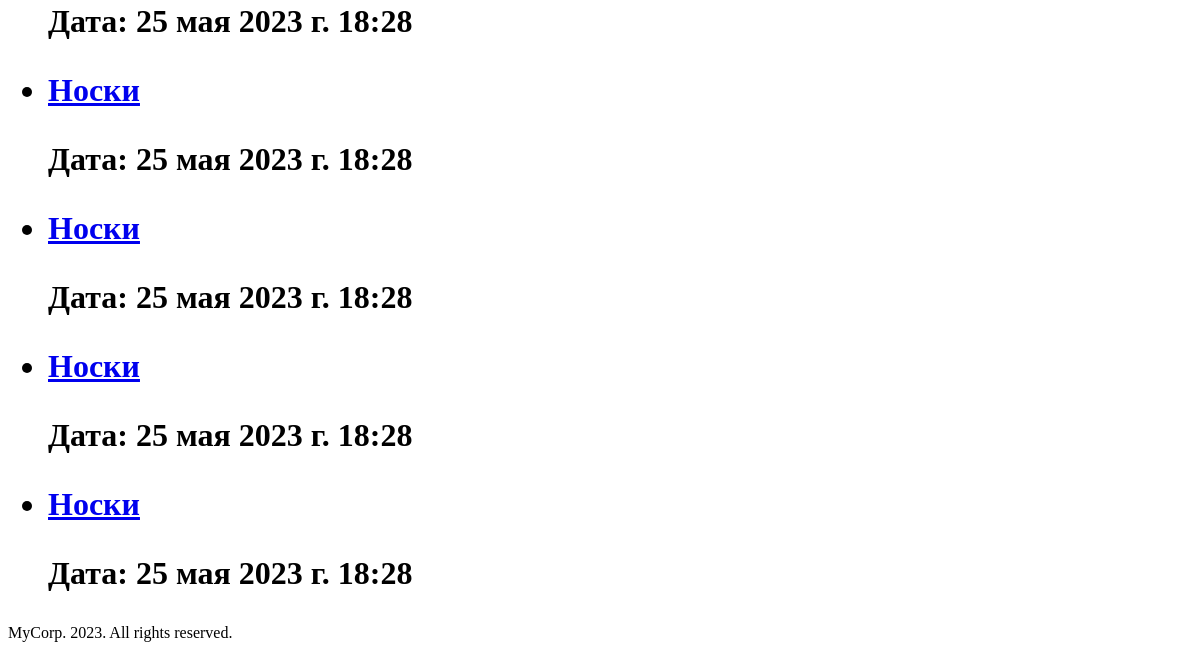
/user/purchase_history (signed in, lower part), run on an earlier commit of the app's database.
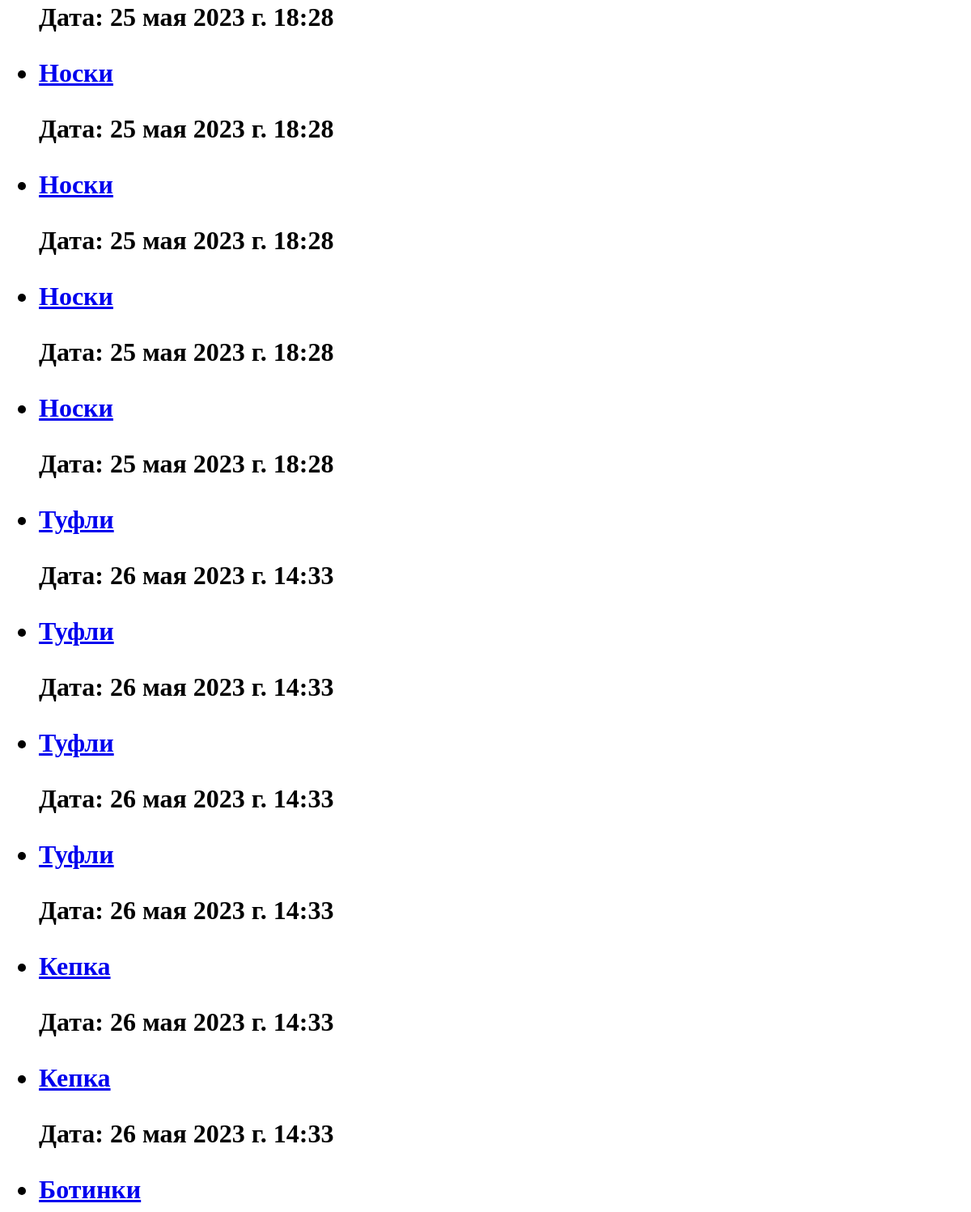
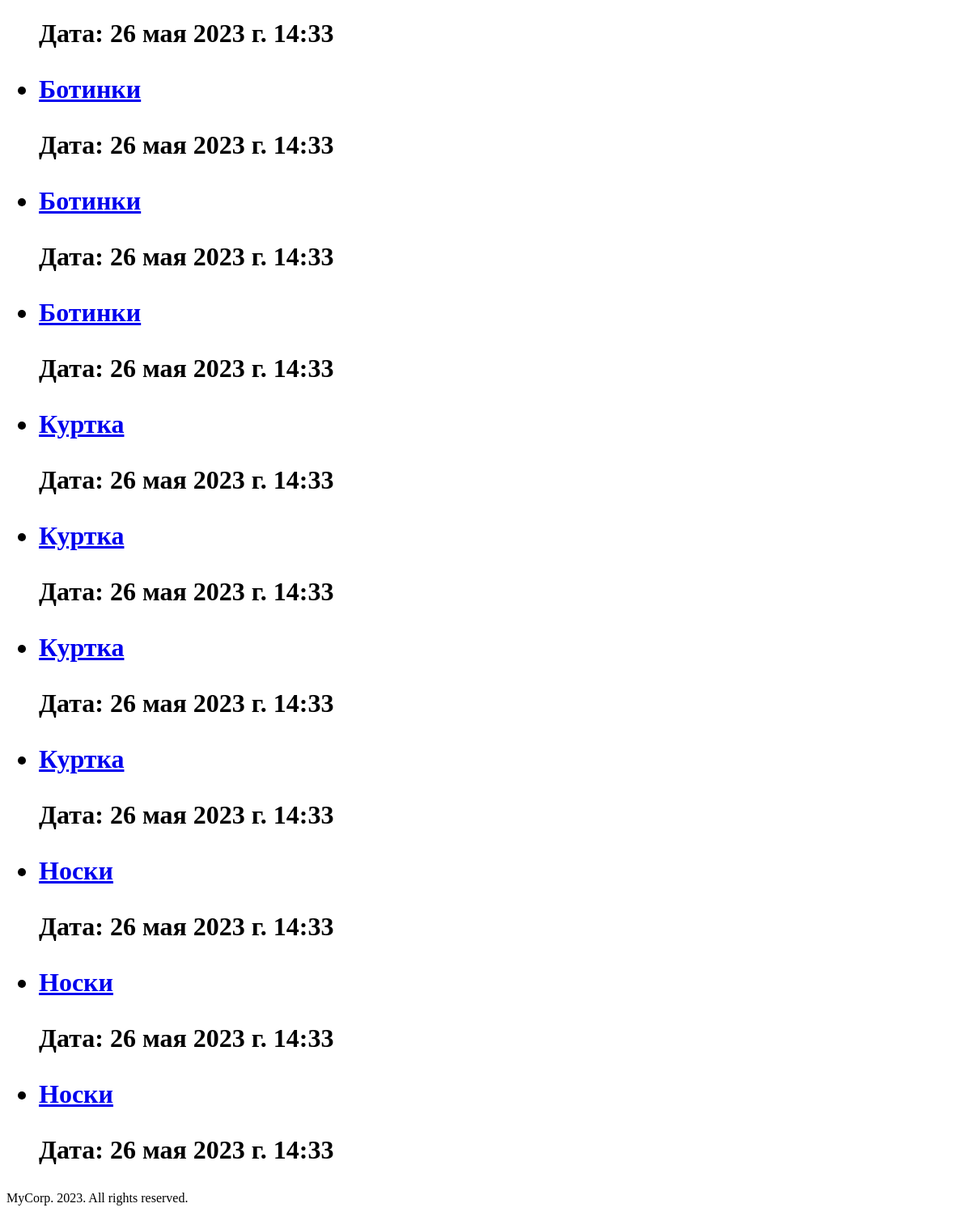
And on a later commit of the database (2 pictures, top to bottom).
### webstore/models.py (models this page shows, shortened)
class SoldProducts(models.Model):
    product = models.ForeignKey('Product', on_delete=models.CASCADE)
    cart = models.ForeignKey('Cart', on_delete=models.CASCADE)
    time_sold = models.DateTimeField(auto_now_add=True)
    class Meta:
        verbose_name = 'Проданные товары'
        verbose_name_plural = 'Проданные товары'
        ordering = ['time_sold', 'cart']

class Product(models.Model):
    name = models.TextField(verbose_name='Название')
    description = models.TextField(verbose_name="Описание")
    price = models.FloatField(verbose_name='Цена')
    def __str__(self):
        return self.name
    class Meta:
        verbose_name = "Товар"
        verbose_name_plural = "Товары"
        ordering = ['id']

### webstore/views.py (the view)
# urls.py: path('purchase_history', views.check_purchase_history, name='purchase_history'),
def check_purchase_history(request):
    user_id = request.user.id
    cart = Cart.objects.filter(user_id=user_id)
    if not cart:
        Cart.objects.create(user=request.user)
    cart = Cart.objects.filter(user_id=user_id)
    cart_id = cart[0].id
    purchased_goods = SoldProducts.objects.filter(cart_id=cart_id)
    for i in range(len(purchased_goods)):
        purchased_goods[i].name = Product.objects.filter(id=purchased_goods[i].product_id)[0]
    context = {
        'products': purchased_goods,
    }
    return render(request, 'purchase_history.html', context=context)

### webstore/templates/purchase_history.html (shortened to what this page needs)
{% extends "base.html" %}
        {% block header %}
            <ul>
                {% for prod in products %}
                    <li>
                    <a href="{% url 'product' prod.product_id %}">{{ prod.name }}</a>
                    <p>Дата: {{prod.time_sold}}<p/>
                    </li>
                        {% empty %}
                    <li>История покупок пуста</li>
                {% endfor %}
            </ul>
        {% endblock header %}

What changed in the data, as far as the page shows it:
added SoldProducts: name "Туфли", time_sold "26 мая 2023 г. 14:33"
added SoldProducts: name "Туфли", time_sold "26 мая 2023 г. 14:33"
added SoldProducts: name "Туфли", time_sold "26 мая 2023 г. 14:33"
added SoldProducts: name "Туфли", time_sold "26 мая 2023 г. 14:33"
added SoldProducts: name "Кепка", time_sold "26 мая 2023 г. 14:33"
added SoldProducts: name "Кепка", time_sold "26 мая 2023 г. 14:33"
added SoldProducts: name "Ботинки", time_sold "26 мая 2023 г. 14:33"
added SoldProducts: name "Ботинки", time_sold "26 мая 2023 г. 14:33"
added SoldProducts: name "Ботинки", time_sold "26 мая 2023 г. 14:33"
added SoldProducts: name "Ботинки", time_sold "26 мая 2023 г. 14:33"
added SoldProducts: name "Куртка", time_sold "26 мая 2023 г. 14:33"
added SoldProducts: name "Куртка", time_sold "26 мая 2023 г. 14:33"
added SoldProducts: name "Куртка", time_sold "26 мая 2023 г. 14:33"
added SoldProducts: name "Куртка", time_sold "26 мая 2023 г. 14:33"
added SoldProducts: name "Носки", time_sold "26 мая 2023 г. 14:33"
added SoldProducts: name "Носки", time_sold "26 мая 2023 г. 14:33"
added SoldProducts: name "Носки", time_sold "26 мая 2023 г. 14:33"
